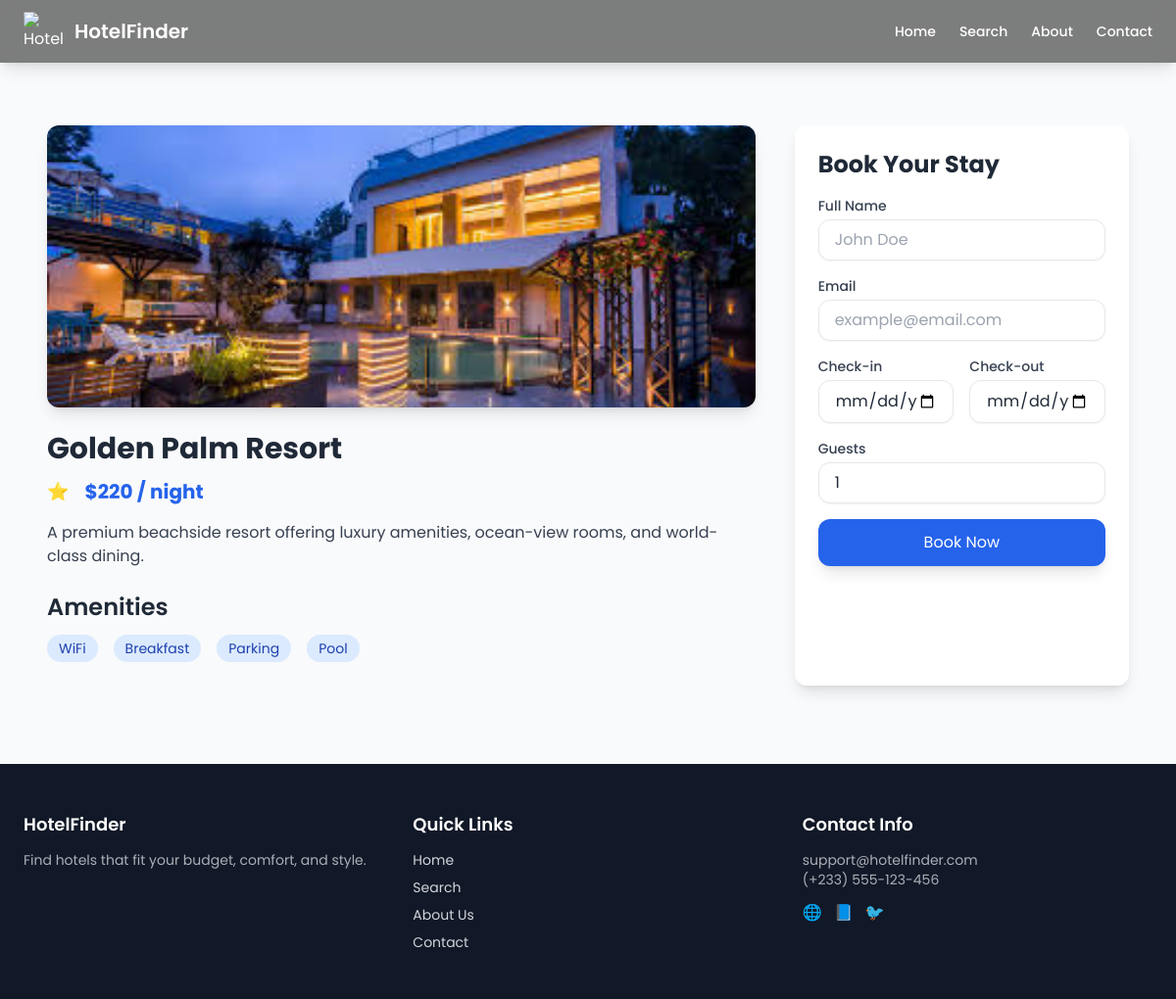
Screenshot of /hotel/1/ with the database file from the repository.
### hotel/models.py (models this page shows, shortened)
class hotel(models.Model):
    hotel_name = models.CharField(max_length=100)
    hotel_price = models.IntegerField()
    hotel_description = models.TextField()
    location = models.CharField(max_length=200, blank=True, null=True)
    rating = models.DecimalField(max_digits=3, decimal_places=1, default=0.0)
    image = image = models.ImageField(upload_to='hotels/', blank=True, null=True)

### hotel/views.py (the view, shortened to what this page needs)
# urls.py: path('hotel/<int:id>/', views.hotel_detail, name='hotel_detail'),
def hotel_detail(request, id):
    hotel_obj = get_object_or_404(hotel, id=id)
    available = True
    check_in = request.GET.get('check_in')
    check_out = request.GET.get('check_out')
    context = {
        "hotel": hotel_obj,
        "available": available,
        "check_in": check_in,
        "check_out": check_out,
    }
    return render(request, "hotel/hotel_detail.html", context)

### hotel/templates/hotel/hotel_detail.html (shortened to what this page needs)
{% extends 'hotel/base.html' %}
{% block content %}
<section class="max-w-6xl mx-auto px-6 mt-12 mb-20">
  <div class="grid grid-cols-1 lg:grid-cols-3 gap-10">
    <div class="lg:col-span-2">
      <div class="rounded-xl overflow-hidden shadow-lg mb-6">
        <img src="{{ hotel.image.url }}" class="w-full h-72 object-cover" alt="{{ hotel.hotel_name }}">
      </div>
      <h2 class="text-3xl font-bold mb-3">{{ hotel.hotel_name }}</h2>
      <div class="flex items-center mb-4 gap-4">
        <span class="text-yellow-400 font-semibold text-lg">⭐ {{ hotel.hotel_rating }}</span>
        <span class="font-bold text-xl text-blue-600">${{ hotel.hotel_price }} / night</span>
      </div>
      <p class="text-gray-700 mb-6">{{ hotel.hotel_description }}</p>
      <h3 class="text-2xl font-semibold mb-3">Amenities</h3>
      <div class="flex flex-wrap gap-4 mb-6">
        <span class="bg-blue-100 text-blue-800 px-3 py-1 rounded-full text-sm">WiFi</span>
        <span class="bg-blue-100 text-blue-800 px-3 py-1 rounded-full text-sm">Breakfast</span>
        <span class="bg-blue-100 text-blue-800 px-3 py-1 rounded-full text-sm">Parking</span>
        <span class="bg-blue-100 text-blue-800 px-3 py-1 rounded-full text-sm">Pool</span>
      </div>
    </div>
    <div class="bg-white shadow-lg rounded-xl p-6 sticky top-28">
      <h3 class="text-2xl font-bold mb-4">Book Your Stay</h3>
      <form action="{% url 'book_hotel' hotel.id %}" method="post" class="space-y-4">
        <div>
          <label for="full_name" class="block text-sm font-medium text-gray-700">Full Name</label>
          <input type="text" name="full_name" id="full_name" placeholder="John Doe"
                 class="mt-1 block w-full px-4 py-2 border rounded-xl focus:outline-none focus:ring-2 focus:ring-blue-600 shadow-sm">
        </div>
        <div>
          <label for="email" class="block text-sm font-medium text-gray-700">Email</label>
          <input type="email" name="email" id="email" placeholder="example@email.com"
                 class="mt-1 block w-full px-4 py-2 border rounded-xl focus:outline-none focus:ring-2 focus:ring-blue-600 shadow-sm">
        </div>
        <div class="grid grid-cols-2 gap-4">
          <div>
            <label for="check_in" class="block text-sm font-medium text-gray-700">Check-in</label>
            <input type="date" name="check_in" id="check_in"
                   class="mt-1 block w-full px-4 py-2 border rounded-xl focus:outline-none focus:ring-2 focus:ring-blue-600 shadow-sm">
          </div>
          <div>
            <label for="check_out" class="block text-sm font-medium text-gray-700">Check-out</label>
            <input type="date" name="check_out" id="check_out"
                   class="mt-1 block w-full px-4 py-2 border rounded-xl focus:outline-none focus:ring-2 focus:ring-blue-600 shadow-sm">
          </div>
        </div>
        <div>
          <label for="guests" class="block text-sm font-medium text-gray-700">Guests</label>
          <input type="number" name="guests" id="guests" min="1" value="1"
                 class="mt-1 block w-full px-4 py-2 border rounded-xl focus:outline-none focus:ring-2 focus:ring-blue-600 shadow-sm">
        </div>
        <button type="submit" class="w-full bg-blue-600 hover:bg-blue-700 text-white px-6 py-3 rounded-xl shadow-lg transition transform hover:scale-[1.05]">Book Now</button>
      </form>
    </div>
  </div>
</section>
{% endblock %}

### hotel/templates/hotel/base.html (style rules this page uses)
body { font-family: 'Poppins', sans-serif; }

### rows the page displays
hotel: image (picture), hotel_name "Golden Palm Resort", hotel_price "220", hotel_description "A premium beachside resort offering luxury amenities, ocean-view rooms, and world-class dining."
